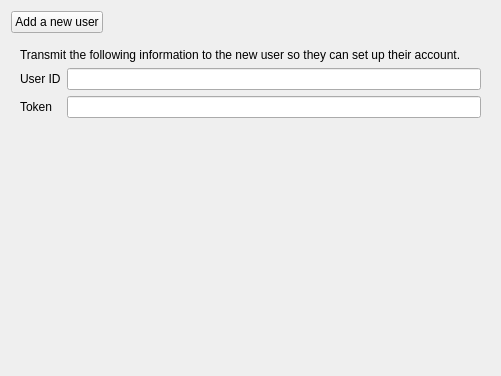
<?xml version="1.0" encoding="UTF-8"?>
<ui version="4.0">
 <class>UsersWidget</class>
 <widget class="QWidget" name="UsersWidget">
  <property name="geometry">
   <rect>
    <x>0</x>
    <y>0</y>
    <width>501</width>
    <height>376</height>
   </rect>
  </property>
  <property name="windowTitle">
   <string>Form</string>
  </property>
  <layout class="QVBoxLayout" name="verticalLayout">
   <item>
    <layout class="QHBoxLayout" name="horizontalLayout">
     <item>
      <widget class="QPushButton" name="button_add_user">
       <property name="text">
        <string>Add a new user</string>
       </property>
      </widget>
     </item>
     <item>
      <spacer name="horizontalSpacer">
       <property name="orientation">
        <enum>Qt::Horizontal</enum>
       </property>
       <property name="sizeHint" stdset="0">
        <size>
         <width>40</width>
         <height>20</height>
        </size>
       </property>
      </spacer>
     </item>
    </layout>
   </item>
   <item>
    <widget class="QWidget" name="widget_info" native="true">
     <layout class="QVBoxLayout" name="verticalLayout_3">
      <item>
       <widget class="QLabel" name="label_3">
        <property name="text">
         <string>Transmit the following information to the new user so they can set up their account.</string>
        </property>
        <property name="wordWrap">
         <bool>true</bool>
        </property>
       </widget>
      </item>
      <item>
       <layout class="QFormLayout" name="formLayout_2">
        <item row="0" column="0">
         <widget class="QLabel" name="label">
          <property name="text">
           <string>User ID</string>
          </property>
         </widget>
        </item>
        <item row="1" column="0">
         <widget class="QLabel" name="label_2">
          <property name="text">
           <string>Token</string>
          </property>
         </widget>
        </item>
        <item row="0" column="1">
         <widget class="QLineEdit" name="line_edit_user_id">
          <property name="readOnly">
           <bool>true</bool>
          </property>
         </widget>
        </item>
        <item row="1" column="1">
         <widget class="QLineEdit" name="line_edit_token">
          <property name="readOnly">
           <bool>true</bool>
          </property>
         </widget>
        </item>
       </layout>
      </item>
     </layout>
    </widget>
   </item>
   <item>
    <spacer name="verticalSpacer">
     <property name="orientation">
      <enum>Qt::Vertical</enum>
     </property>
     <property name="sizeHint" stdset="0">
      <size>
       <width>20</width>
       <height>40</height>
      </size>
     </property>
    </spacer>
   </item>
  </layout>
 </widget>
 <resources/>
 <connections/>
</ui>
